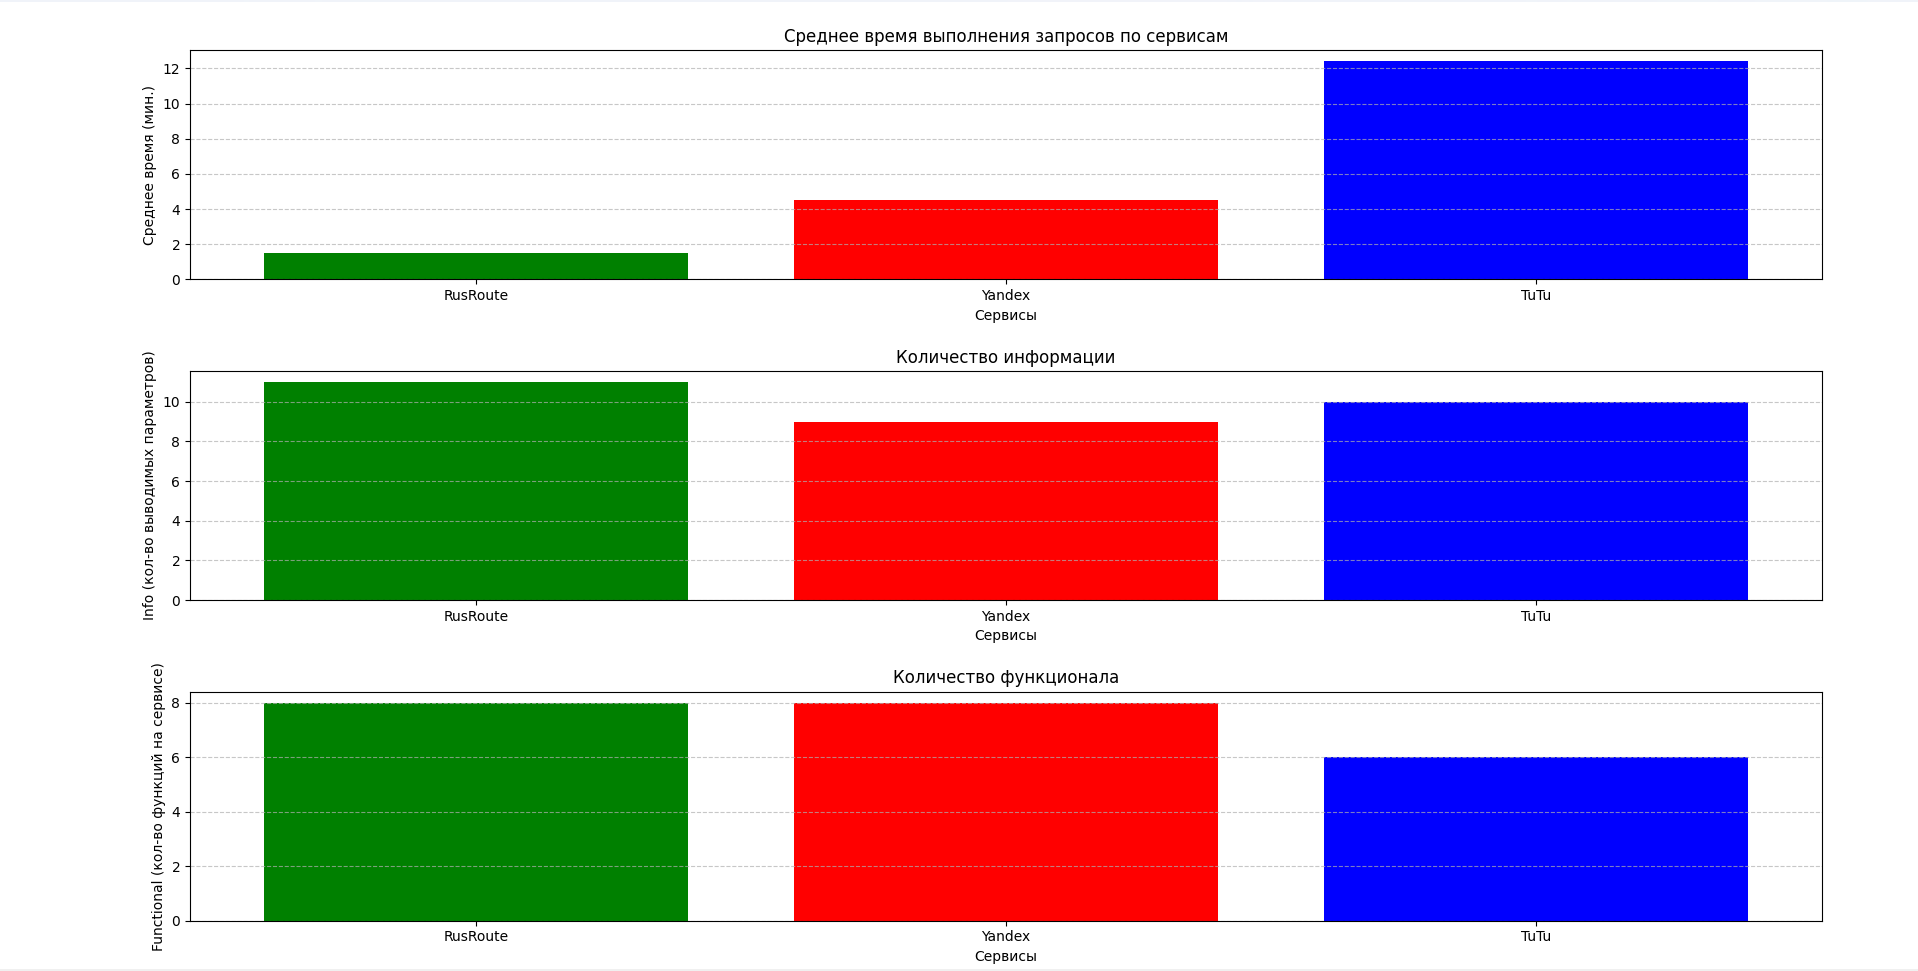

Recreate this plot in Python.
import json
import matplotlib.pyplot as plt


def plot_average_times(json_file_path: str) -> dict:
    """
    Читает JSON-файл с данными о сервисах, вычисляет среднее время для каждого,
    строит 3 столбчатые диаграммы (среднее время, info, functional) и возвращает
    словарь со средними значениями времени.

    Args:
        json_file_path (str): Путь к файлу services.json.

    Returns:
        dict: Словарь, где ключи - названия сервисов, а значения - средние значения времени.
    """
    avg_times = {}
    info_values = {}
    functional_values = {}

    try:
        with open(json_file_path, 'r', encoding='utf-8') as file:
            data = json.load(file)

        if not isinstance(data, list):
            print("Ошибка: Ожидается, что данные в JSON-файле представляют собой список.")
            return {}

        for item in data:
            service_name = list(item.keys())[0]
            service_data = item[service_name]
            time_values = service_data.get("time", [])
            info_val = service_data.get("info", 0)
            functional_val = service_data.get("functional", 0)

            if time_values:
                avg_time = sum(time_values) / len(time_values)
                avg_times[service_name] = avg_time
            else:
                avg_times[service_name] = 0.0
                print(f"Предупреждение: У сервиса '{service_name}' отсутствуют данные в поле 'time'.")

            info_values[service_name] = info_val
            functional_values[service_name] = functional_val

    except FileNotFoundError:
        print(f"Ошибка: Файл {json_file_path} не найден.")
        return {}
    except json.JSONDecodeError:
        print(f"Ошибка: Неверный формат JSON в файле {json_file_path}.")
        return {}
    except Exception as e:
        print(f"Произошла ошибка: {e}")
        return {}

    if avg_times:
        service_names = list(avg_times.keys())
        colors = []
        for name in service_names:
            if name.lower() == "yandex":
                colors.append('red')
            elif name.lower() == "rusroute":
                colors.append('green')
            elif name.lower() == "tutu":
                colors.append('blue')
            else:
                colors.append('gray')

        fig, (ax1, ax2, ax3) = plt.subplots(3, 1, figsize=(10, 15))

        # --- График 1: Среднее время ---
        avg_values = [avg_times[name] for name in service_names]
        ax1.bar(service_names, avg_values, color=colors)
        ax1.set_title('Среднее время выполнения запросов по сервисам')
        ax1.set_xlabel('Сервисы')
        ax1.set_ylabel('Среднее время (мин.)')
        ax1.grid(axis='y', linestyle='--', alpha=0.7)

        # --- График 2: Info ---
        info_vals = [info_values[name] for name in service_names]
        ax2.bar(service_names, info_vals, color=colors)
        ax2.set_title('Количество информации')
        ax2.set_xlabel('Сервисы')
        ax2.set_ylabel('Info (кол-во выводимых параметров)')
        ax2.grid(axis='y', linestyle='--', alpha=0.7)

        # --- График 3: Functional ---
        functional_vals = [functional_values[name] for name in service_names]
        ax3.bar(service_names, functional_vals, color=colors)
        ax3.set_title('Количество функционала')
        ax3.set_xlabel('Сервисы')
        ax3.set_ylabel('Functional (кол-во функций на сервисе)')
        ax3.grid(axis='y', linestyle='--', alpha=0.7)
        plt.tight_layout()
        plt.show()

    return avg_times


if __name__ == "__main__":
    result = plot_average_times('services.json')
    print("Средние времена:", result)
